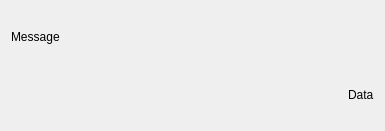
<?xml version="1.0" encoding="UTF-8"?>
<ui version="4.0">
 <class>ChatItemWidgetServer</class>
 <widget class="QWidget" name="ChatItemWidgetServer">
  <property name="geometry">
   <rect>
    <x>0</x>
    <y>0</y>
    <width>385</width>
    <height>131</height>
   </rect>
  </property>
  <property name="windowTitle">
   <string>Form</string>
  </property>
  <layout class="QVBoxLayout" name="verticalLayout">
   <item>
    <widget class="QLabel" name="lblMessage">
     <property name="text">
      <string>Message</string>
     </property>
    </widget>
   </item>
   <item alignment="Qt::AlignRight">
    <widget class="QLabel" name="lblData">
     <property name="text">
      <string>Data</string>
     </property>
    </widget>
   </item>
  </layout>
 </widget>
 <resources/>
 <connections/>
</ui>
